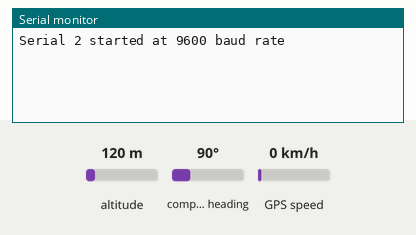
Simulated run of this sketch. Board: ESP32. Shown: the last lines printed to the serial monitor. The inputs (shaded band) are chosen by the test bench; at power-on: altitude 120 m, GPS speed 0 km/h, compass heading 90°. The GPS gets a fix after 3 s at 37.7749, -122.4194 with 8 satellites.

Above: at 1.2 s.
1.3 s: altitude set to 20 m
At 3.8 s:
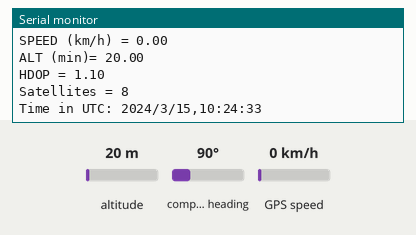
4.5 s: GPS speed set to 2 km/h
At 5.4 s:
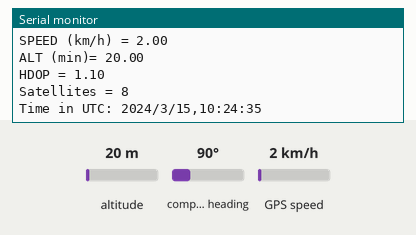
6.0 s: altitude set to 250 m
At 6.8 s:
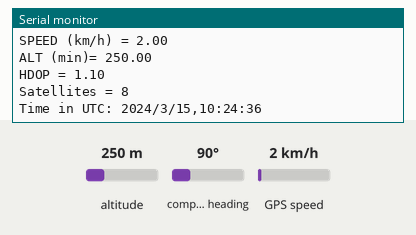
Timing chart, 0 to 9.0 s (numbered marks = the images above; inputs shaded):
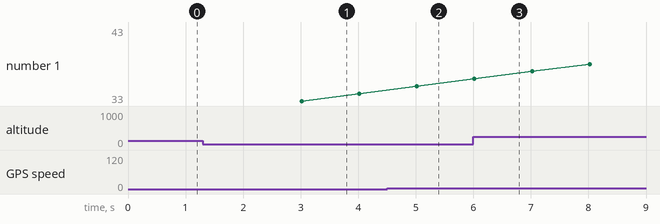

The sketch:

neo6m-gps.ino
```cpp
#include <TinyGPS++.h>

// Define the RX and TX pins for Serial 2
#define RXD2 16
#define TXD2 17

#define GPS_BAUD 9600

// The TinyGPS++ object
TinyGPSPlus gps;

// Create an instance of the HardwareSerial class for Serial 2
HardwareSerial gpsSerial(2);

void setup() {
  // Serial Monitor
  Serial.begin(115200);

  // Start Serial 2 with the defined RX and TX pins and a baud rate of 9600
  gpsSerial.begin(GPS_BAUD, SERIAL_8N1, RXD2, TXD2);
  Serial.println("Serial 2 started at 9600 baud rate");
}

void loop() {
  // This sketch displays information every time a new sentence is correctly encoded.
  unsigned long start = millis();

  while (millis() - start < 1000) {
    while (gpsSerial.available() > 0) {
      gps.encode(gpsSerial.read());
    }
    if (gps.location.isUpdated()) {
      Serial.print("LAT: ");
      Serial.println(gps.location.lat(), 6);
      Serial.print("LONG: ");
      Serial.println(gps.location.lng(), 6);
      Serial.print("SPEED (km/h) = ");
      Serial.println(gps.speed.kmph());
      Serial.print("ALT (min)= ");
      Serial.println(gps.altitude.meters());
      Serial.print("HDOP = ");
      Serial.println(gps.hdop.value() / 100.0);
      Serial.print("Satellites = ");
      Serial.println(gps.satellites.value());
      Serial.print("Time in UTC: ");
      Serial.println(String(gps.date.year()) + "/" + String(gps.date.month()) + "/" + String(gps.date.day()) + "," + String(gps.time.hour()) + ":" + String(gps.time.minute()) + ":" + String(gps.time.second()));
      Serial.println("");
    }
  }
}
```

Measured:
- after the input at 1.3 s, the serial monitor: prints a new line after 1.7 s (image 1)
- after the input at 4.5 s, the serial monitor: prints a new line after 0.52 s (image 2)
- after the input at 6.0 s, the serial monitor: prints a new line at once (image 3)
